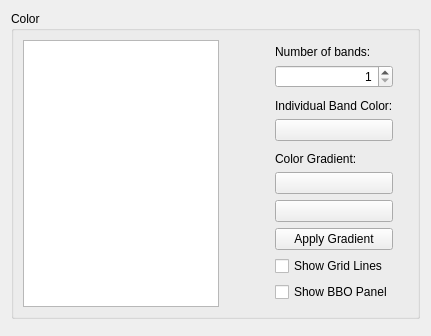
<?xml version="1.0" encoding="UTF-8"?>
<ui version="4.0">
 <class>BookViewLevelPropertiesWidget</class>
 <widget class="QWidget" name="BookViewLevelPropertiesWidget">
  <property name="geometry">
   <rect>
    <x>0</x>
    <y>0</y>
    <width>431</width>
    <height>336</height>
   </rect>
  </property>
  <property name="windowTitle">
   <string>Form</string>
  </property>
  <layout class="QVBoxLayout" name="verticalLayout">
   <item>
    <widget class="QGroupBox" name="m_colorGroup">
     <property name="title">
      <string>Color</string>
     </property>
     <layout class="QHBoxLayout" name="horizontalLayout">
      <item>
       <widget class="QListWidget" name="m_bandList">
        <property name="horizontalScrollBarPolicy">
         <enum>Qt::ScrollBarAlwaysOff</enum>
        </property>
        <property name="selectionMode">
         <enum>QAbstractItemView::NoSelection</enum>
        </property>
        <property name="currentRow">
         <number>-1</number>
        </property>
       </widget>
      </item>
      <item>
       <spacer name="m_bandListToButtonSpacer">
        <property name="orientation">
         <enum>Qt::Horizontal</enum>
        </property>
        <property name="sizeType">
         <enum>QSizePolicy::Fixed</enum>
        </property>
        <property name="sizeHint" stdset="0">
         <size>
          <width>50</width>
          <height>20</height>
         </size>
        </property>
       </spacer>
      </item>
      <item>
       <layout class="QVBoxLayout" name="m_bandLayout">
        <item>
         <layout class="QVBoxLayout" name="m_bandCountLayout">
          <property name="sizeConstraint">
           <enum>QLayout::SetFixedSize</enum>
          </property>
          <item>
           <widget class="QLabel" name="m_bandCountLabel">
            <property name="sizePolicy">
             <sizepolicy hsizetype="Preferred" vsizetype="Fixed">
              <horstretch>0</horstretch>
              <verstretch>0</verstretch>
             </sizepolicy>
            </property>
            <property name="text">
             <string>Number of bands:</string>
            </property>
            <property name="wordWrap">
             <bool>false</bool>
            </property>
           </widget>
          </item>
          <item>
           <widget class="QSpinBox" name="m_bandCountSpinBox">
            <property name="sizePolicy">
             <sizepolicy hsizetype="Preferred" vsizetype="Fixed">
              <horstretch>0</horstretch>
              <verstretch>0</verstretch>
             </sizepolicy>
            </property>
            <property name="alignment">
             <set>Qt::AlignRight|Qt::AlignTrailing|Qt::AlignVCenter</set>
            </property>
            <property name="buttonSymbols">
             <enum>QAbstractSpinBox::UpDownArrows</enum>
            </property>
            <property name="minimum">
             <number>1</number>
            </property>
            <property name="value">
             <number>1</number>
            </property>
           </widget>
          </item>
         </layout>
        </item>
        <item>
         <layout class="QVBoxLayout" name="m_individualColorLayout">
          <item>
           <widget class="QLabel" name="m_individualColorLabel">
            <property name="sizePolicy">
             <sizepolicy hsizetype="Preferred" vsizetype="Fixed">
              <horstretch>0</horstretch>
              <verstretch>0</verstretch>
             </sizepolicy>
            </property>
            <property name="text">
             <string>Individual Band Color:</string>
            </property>
           </widget>
          </item>
          <item>
           <widget class="QPushButton" name="m_individualColorButton">
            <property name="sizePolicy">
             <sizepolicy hsizetype="Preferred" vsizetype="Fixed">
              <horstretch>0</horstretch>
              <verstretch>0</verstretch>
             </sizepolicy>
            </property>
            <property name="text">
             <string/>
            </property>
           </widget>
          </item>
         </layout>
        </item>
        <item>
         <layout class="QVBoxLayout" name="m_gradientColorLayout">
          <item>
           <widget class="QLabel" name="m_gradientColorLabel">
            <property name="sizePolicy">
             <sizepolicy hsizetype="Preferred" vsizetype="Fixed">
              <horstretch>0</horstretch>
              <verstretch>0</verstretch>
             </sizepolicy>
            </property>
            <property name="text">
             <string>Color Gradient:</string>
            </property>
           </widget>
          </item>
          <item>
           <widget class="QPushButton" name="m_topGradientButton">
            <property name="sizePolicy">
             <sizepolicy hsizetype="Preferred" vsizetype="Fixed">
              <horstretch>0</horstretch>
              <verstretch>0</verstretch>
             </sizepolicy>
            </property>
            <property name="text">
             <string/>
            </property>
           </widget>
          </item>
          <item>
           <widget class="QPushButton" name="m_bottomGradientButton">
            <property name="sizePolicy">
             <sizepolicy hsizetype="Preferred" vsizetype="Fixed">
              <horstretch>0</horstretch>
              <verstretch>0</verstretch>
             </sizepolicy>
            </property>
            <property name="text">
             <string/>
            </property>
           </widget>
          </item>
          <item>
           <widget class="QPushButton" name="m_applyGradientButton">
            <property name="sizePolicy">
             <sizepolicy hsizetype="Preferred" vsizetype="Fixed">
              <horstretch>0</horstretch>
              <verstretch>0</verstretch>
             </sizepolicy>
            </property>
            <property name="text">
             <string>Apply Gradient</string>
            </property>
           </widget>
          </item>
          <item>
           <widget class="QCheckBox" name="m_showGridLinesCheckBox">
            <property name="text">
             <string>Show Grid Lines</string>
            </property>
           </widget>
          </item>
          <item>
           <widget class="QCheckBox" name="m_showBboCheckBox">
            <property name="text">
             <string>Show BBO Panel</string>
            </property>
           </widget>
          </item>
         </layout>
        </item>
       </layout>
      </item>
      <item>
       <spacer name="m_bandButtonToEdgeSpacer">
        <property name="orientation">
         <enum>Qt::Horizontal</enum>
        </property>
        <property name="sizeType">
         <enum>QSizePolicy::Fixed</enum>
        </property>
        <property name="sizeHint" stdset="0">
         <size>
          <width>15</width>
          <height>20</height>
         </size>
        </property>
       </spacer>
      </item>
     </layout>
    </widget>
   </item>
   <item>
    <widget class="Spire::LegacyUI::FontSelectionWidget" name="m_fontSelector" native="true">
     <property name="sizePolicy">
      <sizepolicy hsizetype="Minimum" vsizetype="Minimum">
       <horstretch>0</horstretch>
       <verstretch>0</verstretch>
      </sizepolicy>
     </property>
     <property name="minimumSize">
      <size>
       <width>0</width>
       <height>0</height>
      </size>
     </property>
    </widget>
   </item>
  </layout>
 </widget>
 <customwidgets>
  <customwidget>
   <class>Spire::LegacyUI::FontSelectionWidget</class>
   <extends>QWidget</extends>
   <header>Spire/LegacyUI/FontSelectionWidget.hpp</header>
   <container>1</container>
  </customwidget>
 </customwidgets>
 <resources/>
 <connections/>
</ui>
